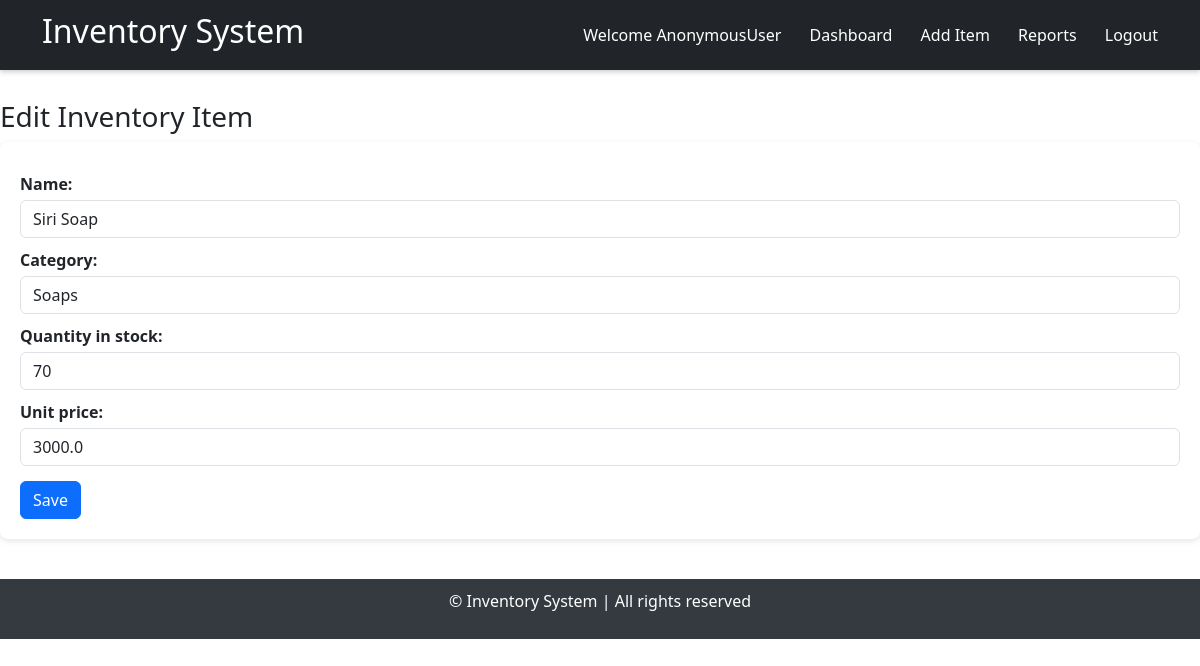
Screenshot of /edit-item/13/ with the database file from the repository.
### inventory/models.py (models this page shows, shortened)
class Product(models.Model):
    name = models.CharField(max_length=150)
    category = models.ForeignKey(Category, on_delete=models.CASCADE, related_name='products')
    unit_price = models.DecimalField(max_digits=10, decimal_places=1)
    quantity_in_stock = models.PositiveIntegerField(default=0)
    reorder_level = models.PositiveIntegerField(default=10) # Alert Level
    created_at = models.DateTimeField(auto_now_add=True)
    class Meta:
        verbose_name = 'Product'
        verbose_name_plural = 'Products'
        ordering = ['-created_at']

class Category(models.Model):
    name = models.CharField(max_length=100, unique=True)
    description = models.TextField(blank=True)
    created_at = models.DateTimeField(auto_now_add=True)
    class Meta:
        verbose_name = 'Category'
        verbose_name_plural = 'Categories'
    def __str__(self):
        return self.name

### inventory/views.py (the view, shortened to what this page needs)
# urls.py: path('edit-item/<int:pk>/', views.EditItemView.as_view(), name='edit-item'),
class EditItemView(View):
    def get(self, request, pk):
        product = Product.objects.get(pk=pk)
        edit_form = ProductEditForm(instance=product)
        context = {
            "form": edit_form,
            "product": product
        }
        return render(request, 'inventory/edit-item.html', context)

### inventory/forms.py
class ProductEditForm(forms.ModelForm):
    class Meta:
        model = Product
        fields = ['name', 'category', 'quantity_in_stock', 'unit_price']
        widgets = {
            'name': forms.TextInput(attrs={'class': 'form-control'}),
            'category': forms.Select(attrs={'class': 'form-control'}),
            'quantity_in_stock': forms.NumberInput(attrs={'class': 'form-control'}),
            'unit_price': forms.NumberInput(attrs={'class': 'form-control'}),
        }

### inventory/templates/inventory/edit-item.html (shortened to what this page needs)
{% extends 'inventory/home.html'%}
{% block content %}
        <h3 style="margin-top: 40px;">Edit Inventory Item</h3>
        <form action="" method="post">
            {{form}}
            <button type="submit" class="btn btn-primary">Save</button>
        </form>
{% endblock %}

### inventory/static/inventory/css/styles.css (style rules this page uses)
* { margin: 0; padding: 0; box-sizing: border-box; }
body { font-family: 'Segoe UI', Tahoma, sans-serif; background-color: #f8f9fa; color: #333; line-height: 1.6; padding-top: 60px; }
.btn { display: inline-block; padding: 8px 15px; font-size: 0.9rem; border-radius: 4px; text-decoration: none; cursor: pointer; transition: background 0.3s ease; }
.btn-primary { background-color: #007bff; color: white; }
form { background: white; padding: 20px; border-radius: 8px; box-shadow: 0 2px 6px rgba(0,0,0,0.1); }
form label { display: block; font-weight: bold; margin-top: 10px; }
form input, form select, form textarea { width: 100%; padding: 8px; margin-top: 4px; border-radius: 4px; border: 1px solid #ced4da; font-size: 0.9rem; }
form button { margin-top: 15px; }

### rows the page displays
Product: name "Siri Soap", category "Soaps", quantity_in_stock "70", unit_price "3000.0"

### other values shown
{{ request.user }} "AnonymousUser"
